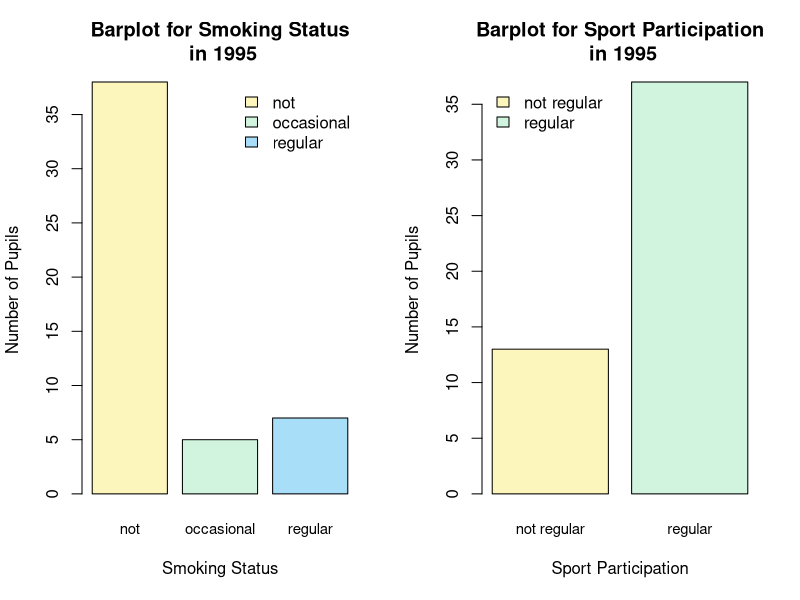

Write the R code that produced this figure.
### 1. Load dataset
df_1995 <- read.csv("s50_1995.txt", sep="")
df_1995$alcohol <- factor(df_1995$alcohol, levels = c("1", "2", "3","4","5"), labels = c("not", "once or twice a year", "once a month","once a week","more than once a week"), ordered = TRUE)
df_1995$drugs <- factor(df_1995$drugs, levels = c("1", "2", "3","4"), labels = c("not", "tried once","occasional","regular"),ordered = TRUE)
df_1995$smoke <- factor(df_1995$smoke, levels = c("1", "2", "3"),labels = c("not", "occasional","regular"), ordered = TRUE)
df_1995$sport <- factor(df_1995$sport, levels = c("1", "2"), labels = c("not regular","regular"), ordered = TRUE)
str(df_1995)


### 2. Create two suitable graphs with labels, colours. One illustrating the variable smoke and the other illustrating the variable sport. Put the two plots next to each other on the same page. Comment on the resulting plots. 
#First, I create table for smoke and sport to count the number of student in each category, these will be used in creating the plots
table_smoke = table(df_1995$smoke)
table_sport = table(df_1995$sport)

#Below code is to put the two plots next to each other
par(mfrow=c(1,2))

#Create the 1st plot, Smoking Status Plot
barplot(table_smoke,
        main = 'Barplot for Smoking Status\n in 1995', 
        xlab = 'Smoking Status', 
        ylab = 'Number of Pupils',
        col = c("#FCF6BD","#D0F4DE","#A9DEF9"), 
        cex.names = 0.9)
legend("topright",                                  
       legend = c("not", "occasional","regular"),
       fill = c("#FCF6BD","#D0F4DE","#A9DEF9"), 
       bty="n")

#Create the 2nd plot, Sport Participation Plot
barplot(table_sport, 
        main = 'Barplot for Sport Participation\n in 1995', 
        xlab = 'Sport Participation', 
        ylab = 'Number of Pupils',
        col = c("#FCF6BD","#D0F4DE"),
        cex.names = 0.9)
legend("topleft",                                  
       legend = c("not regular", "regular"),
       fill = c("#FCF6BD","#D0F4DE"), 
       bty="n")

### 3. Produce some code to answer the following questions:
smoke_atleast_occasionally = (sum(df_1995$smoke == "occasional") + sum(df_1995$smoke == "regular"))
proportion_smoke_atleast_ocasionally = smoke_atleast_occasionally/nrow(df_1995)
print(proportion_smoke_atleast_ocasionally)

#Here, I show the proportion table of variable smoke and sport
table_smoke_sport = table(df_1995$smoke, df_1995$sport)
names(dimnames(table_smoke_sport)) <- c("Smoke", "Sport")
table_smoke_sport
prop_table = prop.table(table_smoke_sport)
names(dimnames(prop_table)) <- c("Smoke", "Sport")
prop_table

#Here, I calculate the proportion of pupils who regularly practiced sport and smoke at least occasionally:
prop_table[2, 2] + prop_table[3, 2]


### 4. We would like to be able to summarise such data sets as new data arrive. For this reason, we want to turn the object containing the data into an S3 class called s50survey and write a summary method that will show the proportion of students for every level of each variable. Test your function on the s50_1995.txt data.
class(df_1995) <- 's50survey'
summary.s50survey <- function(obj) {
  cat('Proportion of students on Alcohol Consumption: \n')
  table_alcohol = table(obj$alcohol)
  prop_alcohol = prop.table(table_alcohol)
  print(prop_alcohol)
  cat('Proportion of students on Cannabis Use: \n')
  table_drugs = table(obj$drugs)
  prop_drugs = prop.table(table_drugs)
  print(prop_drugs)
  cat('Proportion of students on Smoking Status: \n')
  table_smoke = table(obj$smoke)
  prop_smoke = prop.table(table_smoke)
  print(prop_smoke)
  cat('Proportion of students on Sport Participation: \n')
  table_sport = table(obj$sport)
  prop_sport = prop.table(table_sport)
  print(prop_sport)
}

summary(df_1995)



### 5. What is the proportion of pupils who did not use cannabis?\
table_drugs = table(df_1995$drugs)
prop_drugs = prop.table(table_drugs)
prop_drugs['not']


### 6. Follow up data on the same students has been collected also in 1997. Read in the file s50_1997.txt, convert each column to an ordered factor, and assign the class s50survey to this dataset as well. Test the summary S3 method on this new dataset. 

# Here, I read in the file `s50_1997.txt` and convert each column to an ordered factor.

df_1997 <- read.csv("s50_1997.txt", sep="")
df_1997$alcohol <- factor(df_1997$alcohol, levels = c("1", "2", "3","4","5"), labels = c("not", "once or twice a year", "once a month","once a week","more than once a week"), ordered = TRUE)
df_1997$drugs <- factor(df_1997$drugs, levels = c("1", "2", "3","4"), labels = c("not", "tried once","occasional","regular"),ordered = TRUE)
df_1997$smoke <- factor(df_1997$smoke, levels = c("1", "2", "3"),labels = c("not", "occasional","regular"), ordered = TRUE)
df_1997$sport <- factor(df_1997$sport, levels = c("1", "2"), labels = c("not regular","regular"), ordered = TRUE)

# Then, I assign the class s50survey to this dataset as well.
class(df_1997) <- 's50survey'


# After that, I test the summary S3 method on this new dataset.
summary(df_1997)

### 7. Did the proportion of students practising sport regularly increased or decreased with respect to the 1995 data?
#Year 1995
table_sport_1995 = table(df_1995$sport)
prop_sport_1995 = prop.table(table_sport_1995)
prop_sport_1995['regular']

#Year 1997
table_sport_1997 = table(df_1997$sport)
prop_sport_1997 = prop.table(table_sport_1997)
prop_sport_1997['regular']










